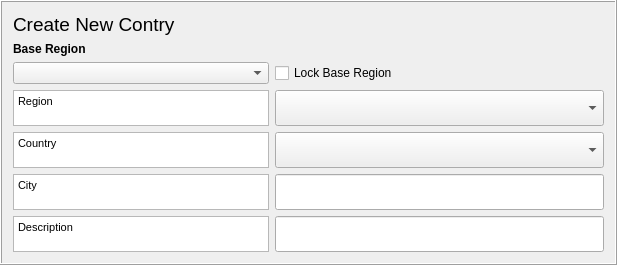
    <widget class="QFrame" name="frame1">
     <property name="sizePolicy">
      <sizepolicy hsizetype="Preferred" vsizetype="Preferred">
       <horstretch>0</horstretch>
       <verstretch>0</verstretch>
      </sizepolicy>
     </property>
     <property name="maximumSize">
      <size>
       <width>16777215</width>
       <height>16777215</height>
      </size>
     </property>
     <property name="frameShape">
      <enum>QFrame::Box</enum>
     </property>
     <property name="frameShadow">
      <enum>QFrame::Raised</enum>
     </property>
     <layout class="QGridLayout" name="gridLayout_2">
      <item row="0" column="0" colspan="2">
       <widget class="QLabel" name="label_42">
        <property name="maximumSize">
         <size>
          <width>16777215</width>
          <height>35</height>
         </size>
        </property>
        <property name="text">
         <string>&lt;!DOCTYPE HTML PUBLIC &quot;-//W3C//DTD HTML 4.0//EN&quot; &quot;http://www.w3.org/TR/REC-html40/strict.dtd&quot;&gt;
&lt;html&gt;&lt;head&gt;&lt;meta name=&quot;qrichtext&quot; content=&quot;1&quot; /&gt;&lt;style type=&quot;text/css&quot;&gt;
p, li { white-space: pre-wrap; }
&lt;/style&gt;&lt;/head&gt;&lt;body style=&quot; font-family:'MS Shell Dlg 2'; font-size:12pt; font-weight:400; font-style:normal;&quot;&gt;
&lt;p style=&quot; margin-top:0px; margin-bottom:0px; margin-left:0px; margin-right:0px; -qt-block-indent:0; text-indent:0px;&quot;&gt;&lt;span style=&quot; font-size:14pt;&quot;&gt;Create New Contry&lt;/span&gt;&lt;/p&gt;&lt;/body&gt;&lt;/html&gt;</string>
        </property>
       </widget>
      </item>
      <item row="1" column="0">
       <widget class="QLabel" name="label">
        <property name="sizePolicy">
         <sizepolicy hsizetype="Preferred" vsizetype="Minimum">
          <horstretch>0</horstretch>
          <verstretch>0</verstretch>
         </sizepolicy>
        </property>
        <property name="minimumSize">
         <size>
          <width>0</width>
          <height>0</height>
         </size>
        </property>
        <property name="maximumSize">
         <size>
          <width>16777215</width>
          <height>20</height>
         </size>
        </property>
        <property name="font">
         <font>
          <weight>75</weight>
          <bold>true</bold>
         </font>
        </property>
        <property name="text">
         <string>Base Region</string>
        </property>
        <property name="alignment">
         <set>Qt::AlignBottom|Qt::AlignLeading|Qt::AlignLeft</set>
        </property>
       </widget>
      </item>
      <item row="2" column="0">
       <widget class="QComboBox" name="comboBoxBaseRegion"/>
      </item>
      <item row="2" column="1">
       <widget class="QCheckBox" name="checkBoxA">
        <property name="text">
         <string>Lock Base Region</string>
        </property>
       </widget>
      </item>
      <item row="3" column="0">
       <widget class="QTextBrowser" name="textBrowser_Surface">
        <property name="sizePolicy">
         <sizepolicy hsizetype="Preferred" vsizetype="Preferred">
          <horstretch>0</horstretch>
          <verstretch>0</verstretch>
         </sizepolicy>
        </property>
        <property name="minimumSize">
         <size>
          <width>1</width>
          <height>0</height>
         </size>
        </property>
        <property name="maximumSize">
         <size>
          <width>16777215</width>
          <height>36</height>
         </size>
        </property>
        <property name="html">
         <string>&lt;!DOCTYPE HTML PUBLIC &quot;-//W3C//DTD HTML 4.0//EN&quot; &quot;http://www.w3.org/TR/REC-html40/strict.dtd&quot;&gt;
&lt;html&gt;&lt;head&gt;&lt;meta name=&quot;qrichtext&quot; content=&quot;1&quot; /&gt;&lt;style type=&quot;text/css&quot;&gt;
p, li { white-space: pre-wrap; }
&lt;/style&gt;&lt;/head&gt;&lt;body style=&quot; font-family:'MS Shell Dlg 2'; font-size:12pt; font-weight:400; font-style:normal;&quot;&gt;
&lt;p style=&quot; margin-top:0px; margin-bottom:0px; margin-left:0px; margin-right:0px; -qt-block-indent:0; text-indent:0px;&quot;&gt;&lt;span style=&quot; font-size:8pt;&quot;&gt;Region&lt;/span&gt;&lt;/p&gt;&lt;/body&gt;&lt;/html&gt;</string>
        </property>
       </widget>
      </item>
      <item row="4" column="0">
       <widget class="QTextBrowser" name="textBrowserDesc">
        <property name="sizePolicy">
         <sizepolicy hsizetype="Preferred" vsizetype="Preferred">
          <horstretch>0</horstretch>
          <verstretch>0</verstretch>
         </sizepolicy>
        </property>
        <property name="minimumSize">
         <size>
          <width>1</width>
          <height>0</height>
         </size>
        </property>
        <property name="maximumSize">
         <size>
          <width>16777215</width>
          <height>36</height>
         </size>
        </property>
        <property name="html">
         <string>&lt;!DOCTYPE HTML PUBLIC &quot;-//W3C//DTD HTML 4.0//EN&quot; &quot;http://www.w3.org/TR/REC-html40/strict.dtd&quot;&gt;
&lt;html&gt;&lt;head&gt;&lt;meta name=&quot;qrichtext&quot; content=&quot;1&quot; /&gt;&lt;style type=&quot;text/css&quot;&gt;
p, li { white-space: pre-wrap; }
&lt;/style&gt;&lt;/head&gt;&lt;body style=&quot; font-family:'MS Shell Dlg 2'; font-size:12pt; font-weight:400; font-style:normal;&quot;&gt;
&lt;p style=&quot; margin-top:0px; margin-bottom:0px; margin-left:0px; margin-right:0px; -qt-block-indent:0; text-indent:0px;&quot;&gt;&lt;span style=&quot; font-size:8pt;&quot;&gt;Country&lt;/span&gt;&lt;/p&gt;&lt;/body&gt;&lt;/html&gt;</string>
        </property>
       </widget>
      </item>
      <item row="5" column="0">
       <widget class="QTextBrowser" name="textBrowserPeriod">
        <property name="sizePolicy">
         <sizepolicy hsizetype="Preferred" vsizetype="Preferred">
          <horstretch>0</horstretch>
          <verstretch>0</verstretch>
         </sizepolicy>
        </property>
        <property name="minimumSize">
         <size>
          <width>1</width>
          <height>0</height>
         </size>
        </property>
        <property name="maximumSize">
         <size>
          <width>16777215</width>
          <height>36</height>
         </size>
        </property>
        <property name="html">
         <string>&lt;!DOCTYPE HTML PUBLIC &quot;-//W3C//DTD HTML 4.0//EN&quot; &quot;http://www.w3.org/TR/REC-html40/strict.dtd&quot;&gt;
&lt;html&gt;&lt;head&gt;&lt;meta name=&quot;qrichtext&quot; content=&quot;1&quot; /&gt;&lt;style type=&quot;text/css&quot;&gt;
p, li { white-space: pre-wrap; }
&lt;/style&gt;&lt;/head&gt;&lt;body style=&quot; font-family:'MS Shell Dlg 2'; font-size:12pt; font-weight:400; font-style:normal;&quot;&gt;
&lt;p style=&quot; margin-top:0px; margin-bottom:0px; margin-left:0px; margin-right:0px; -qt-block-indent:0; text-indent:0px;&quot;&gt;&lt;span style=&quot; font-size:8pt;&quot;&gt;City&lt;/span&gt;&lt;/p&gt;&lt;/body&gt;&lt;/html&gt;</string>
        </property>
       </widget>
      </item>
      <item row="5" column="1">
       <widget class="QgsFilterLineEdit" name="textEditCity">
        <property name="sizePolicy">
         <sizepolicy hsizetype="Expanding" vsizetype="Preferred">
          <horstretch>0</horstretch>
          <verstretch>0</verstretch>
         </sizepolicy>
        </property>
        <property name="maximumSize">
         <size>
          <width>16777215</width>
          <height>36</height>
         </size>
        </property>
        <property name="qgisRelation" stdset="0">
         <string notr="true"/>
        </property>
       </widget>
      </item>
      <item row="6" column="0">
       <widget class="QTextBrowser" name="textBrowserOrig">
        <property name="sizePolicy">
         <sizepolicy hsizetype="Preferred" vsizetype="Preferred">
          <horstretch>0</horstretch>
          <verstretch>0</verstretch>
         </sizepolicy>
        </property>
        <property name="minimumSize">
         <size>
          <width>1</width>
          <height>0</height>
         </size>
        </property>
        <property name="maximumSize">
         <size>
          <width>16777215</width>
          <height>36</height>
         </size>
        </property>
        <property name="html">
         <string>&lt;!DOCTYPE HTML PUBLIC &quot;-//W3C//DTD HTML 4.0//EN&quot; &quot;http://www.w3.org/TR/REC-html40/strict.dtd&quot;&gt;
&lt;html&gt;&lt;head&gt;&lt;meta name=&quot;qrichtext&quot; content=&quot;1&quot; /&gt;&lt;style type=&quot;text/css&quot;&gt;
p, li { white-space: pre-wrap; }
&lt;/style&gt;&lt;/head&gt;&lt;body style=&quot; font-family:'MS Shell Dlg 2'; font-size:12pt; font-weight:400; font-style:normal;&quot;&gt;
&lt;p style=&quot; margin-top:0px; margin-bottom:0px; margin-left:0px; margin-right:0px; -qt-block-indent:0; text-indent:0px;&quot;&gt;&lt;span style=&quot; font-size:8pt;&quot;&gt;Description&lt;/span&gt;&lt;/p&gt;&lt;/body&gt;&lt;/html&gt;</string>
        </property>
       </widget>
      </item>
      <item row="6" column="1">
       <widget class="QgsFilterLineEdit" name="textEditDesc">
        <property name="sizePolicy">
         <sizepolicy hsizetype="Expanding" vsizetype="Preferred">
          <horstretch>0</horstretch>
          <verstretch>0</verstretch>
         </sizepolicy>
        </property>
        <property name="maximumSize">
         <size>
          <width>16777215</width>
          <height>36</height>
         </size>
        </property>
        <property name="qgisRelation" stdset="0">
         <string notr="true"/>
        </property>
       </widget>
      </item>
      <item row="3" column="1">
       <widget class="QComboBox" name="comboBoxRegion">
        <property name="sizePolicy">
         <sizepolicy hsizetype="Expanding" vsizetype="Preferred">
          <horstretch>0</horstretch>
          <verstretch>0</verstretch>
         </sizepolicy>
        </property>
        <property name="minimumSize">
         <size>
          <width>329</width>
          <height>0</height>
         </size>
        </property>
        <item>
         <property name="text">
          <string/>
         </property>
        </item>
       </widget>
      </item>
      <item row="4" column="1">
       <widget class="QComboBox" name="comboBoxCountry">
        <property name="sizePolicy">
         <sizepolicy hsizetype="Expanding" vsizetype="Preferred">
          <horstretch>0</horstretch>
          <verstretch>0</verstretch>
         </sizepolicy>
        </property>
        <property name="minimumSize">
         <size>
          <width>329</width>
          <height>0</height>
         </size>
        </property>
       </widget>
      </item>
     </layout>
    </widget>
